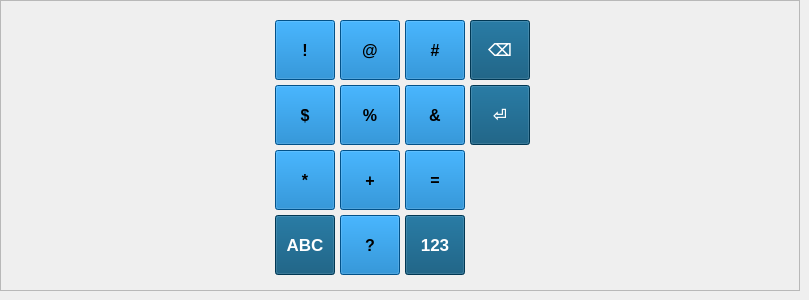
      <widget class="QWidget" name="page_12">
       <widget class="QFrame" name="frame_6">
        <property name="geometry">
         <rect>
          <x>0</x>
          <y>0</y>
          <width>800</width>
          <height>291</height>
         </rect>
        </property>
        <property name="font">
         <font>
          <weight>75</weight>
          <bold>true</bold>
         </font>
        </property>
        <property name="styleSheet">
         <string notr="true">background:rgb(93, 93, 93)
/*background:qlineargradient(spread:repeat, x1:0.510204, y1:1, x2:0.505, y2:0, stop:0 rgba(22,33,55,255), stop:1 rgba(60,98,109,255));
color:rgb(255, 255, 255);
</string>
        </property>
        <property name="frameShape">
         <enum>QFrame::StyledPanel</enum>
        </property>
        <property name="frameShadow">
         <enum>QFrame::Raised</enum>
        </property>
        <widget class="QPushButton" name="pushButton_182">
         <property name="geometry">
          <rect>
           <x>275</x>
           <y>215</y>
           <width>60</width>
           <height>60</height>
          </rect>
         </property>
         <property name="font">
          <font>
           <pointsize>13</pointsize>
           <weight>75</weight>
           <bold>true</bold>
          </font>
         </property>
         <property name="styleSheet">
          <string notr="true">background-color:rgb(0, 77, 116);
color:rgb(255, 255, 255);</string>
         </property>
         <property name="text">
          <string>ABC</string>
         </property>
        </widget>
        <widget class="QPushButton" name="pushButton_176">
         <property name="geometry">
          <rect>
           <x>470</x>
           <y>85</y>
           <width>60</width>
           <height>60</height>
          </rect>
         </property>
         <property name="font">
          <font>
           <pointsize>13</pointsize>
           <weight>75</weight>
           <bold>true</bold>
          </font>
         </property>
         <property name="styleSheet">
          <string notr="true">background-color:rgb(0, 77, 116);
color:rgb(255, 255, 255);</string>
         </property>
         <property name="text">
          <string>⏎</string>
         </property>
        </widget>
        <widget class="QPushButton" name="pushButton_171">
         <property name="geometry">
          <rect>
           <x>405</x>
           <y>85</y>
           <width>60</width>
           <height>60</height>
          </rect>
         </property>
         <property name="font">
          <font>
           <pointsize>12</pointsize>
           <weight>75</weight>
           <bold>true</bold>
          </font>
         </property>
         <property name="styleSheet">
          <string notr="true">background:rgb(1, 114, 192);
color:rgb(0,0,0);</string>
         </property>
         <property name="text">
          <string>&amp;&amp;</string>
         </property>
        </widget>
        <widget class="QPushButton" name="pushButton_180">
         <property name="geometry">
          <rect>
           <x>275</x>
           <y>85</y>
           <width>60</width>
           <height>60</height>
          </rect>
         </property>
         <property name="font">
          <font>
           <pointsize>12</pointsize>
           <weight>75</weight>
           <bold>true</bold>
          </font>
         </property>
         <property name="styleSheet">
          <string notr="true">background:rgb(1, 114, 192);
color:rgb(0,0,0);</string>
         </property>
         <property name="text">
          <string>$</string>
         </property>
        </widget>
        <widget class="QPushButton" name="pushButton_169">
         <property name="geometry">
          <rect>
           <x>340</x>
           <y>150</y>
           <width>60</width>
           <height>60</height>
          </rect>
         </property>
         <property name="font">
          <font>
           <pointsize>12</pointsize>
           <weight>75</weight>
           <bold>true</bold>
          </font>
         </property>
         <property name="styleSheet">
          <string notr="true">background:rgb(1, 114, 192);
color:rgb(0,0,0);</string>
         </property>
         <property name="text">
          <string>+</string>
         </property>
        </widget>
        <widget class="QPushButton" name="pushButton_179">
         <property name="geometry">
          <rect>
           <x>275</x>
           <y>150</y>
           <width>60</width>
           <height>60</height>
          </rect>
         </property>
         <property name="font">
          <font>
           <pointsize>12</pointsize>
           <weight>75</weight>
           <bold>true</bold>
          </font>
         </property>
         <property name="styleSheet">
          <string notr="true">background:rgb(1, 114, 192);
color:rgb(0,0,0);</string>
         </property>
         <property name="text">
          <string>*</string>
         </property>
        </widget>
        <widget class="QPushButton" name="pushButton_175">
         <property name="geometry">
          <rect>
           <x>470</x>
           <y>20</y>
           <width>60</width>
           <height>60</height>
          </rect>
         </property>
         <property name="font">
          <font>
           <pointsize>13</pointsize>
           <weight>75</weight>
           <bold>true</bold>
          </font>
         </property>
         <property name="styleSheet">
          <string notr="true">background-color:rgb(0, 77, 116);
color:rgb(255, 255, 255);
</string>
         </property>
         <property name="text">
          <string>⌫</string>
         </property>
        </widget>
        <widget class="QPushButton" name="pushButton_178">
         <property name="geometry">
          <rect>
           <x>405</x>
           <y>20</y>
           <width>60</width>
           <height>60</height>
          </rect>
         </property>
         <property name="font">
          <font>
           <pointsize>12</pointsize>
           <weight>75</weight>
           <bold>true</bold>
          </font>
         </property>
         <property name="styleSheet">
          <string notr="true">background:rgb(1, 114, 192);
color:rgb(0,0,0);</string>
         </property>
         <property name="text">
          <string>#</string>
         </property>
        </widget>
        <widget class="QPushButton" name="pushButton_181">
         <property name="geometry">
          <rect>
           <x>405</x>
           <y>150</y>
           <width>60</width>
           <height>60</height>
          </rect>
         </property>
         <property name="font">
          <font>
           <pointsize>12</pointsize>
           <weight>75</weight>
           <bold>true</bold>
          </font>
         </property>
         <property name="styleSheet">
          <string notr="true">background:rgb(1, 114, 192);
color:rgb(0,0,0);</string>
         </property>
         <property name="text">
          <string>=</string>
         </property>
        </widget>
        <widget class="QPushButton" name="pushButton_173">
         <property name="geometry">
          <rect>
           <x>340</x>
           <y>85</y>
           <width>60</width>
           <height>60</height>
          </rect>
         </property>
         <property name="font">
          <font>
           <pointsize>12</pointsize>
           <weight>75</weight>
           <bold>true</bold>
          </font>
         </property>
         <property name="styleSheet">
          <string notr="true">background:rgb(1, 114, 192);
color:rgb(0,0,0);</string>
         </property>
         <property name="text">
          <string>%</string>
         </property>
        </widget>
        <widget class="QPushButton" name="pushButton_172">
         <property name="geometry">
          <rect>
           <x>275</x>
           <y>20</y>
           <width>60</width>
           <height>60</height>
          </rect>
         </property>
         <property name="font">
          <font>
           <pointsize>12</pointsize>
           <weight>75</weight>
           <bold>true</bold>
          </font>
         </property>
         <property name="styleSheet">
          <string notr="true">background:rgb(1, 114, 192);
color:rgb(0,0,0);</string>
         </property>
         <property name="text">
          <string>!</string>
         </property>
        </widget>
        <widget class="QPushButton" name="pushButton_170">
         <property name="geometry">
          <rect>
           <x>340</x>
           <y>20</y>
           <width>60</width>
           <height>60</height>
          </rect>
         </property>
         <property name="font">
          <font>
           <pointsize>12</pointsize>
           <weight>75</weight>
           <bold>true</bold>
          </font>
         </property>
         <property name="styleSheet">
          <string notr="true">background:rgb(1, 114, 192);
color:rgb(0,0,0);</string>
         </property>
         <property name="text">
          <string>@</string>
         </property>
        </widget>
        <widget class="QPushButton" name="pushButton_183">
         <property name="geometry">
          <rect>
           <x>405</x>
           <y>215</y>
           <width>60</width>
           <height>60</height>
          </rect>
         </property>
         <property name="font">
          <font>
           <pointsize>13</pointsize>
           <weight>75</weight>
           <bold>true</bold>
          </font>
         </property>
         <property name="styleSheet">
          <string notr="true">background-color:rgb(0, 77, 116);
color:rgb(255, 255, 255);</string>
         </property>
         <property name="text">
          <string>123</string>
         </property>
        </widget>
        <widget class="QPushButton" name="pushButton_177">
         <property name="geometry">
          <rect>
           <x>340</x>
           <y>215</y>
           <width>60</width>
           <height>60</height>
          </rect>
         </property>
         <property name="font">
          <font>
           <pointsize>12</pointsize>
           <weight>75</weight>
           <bold>true</bold>
          </font>
         </property>
         <property name="styleSheet">
          <string notr="true">background:rgb(1, 114, 192);
color:rgb(0,0,0);</string>
         </property>
         <property name="text">
          <string>?</string>
         </property>
        </widget>
       </widget>
      </widget>
